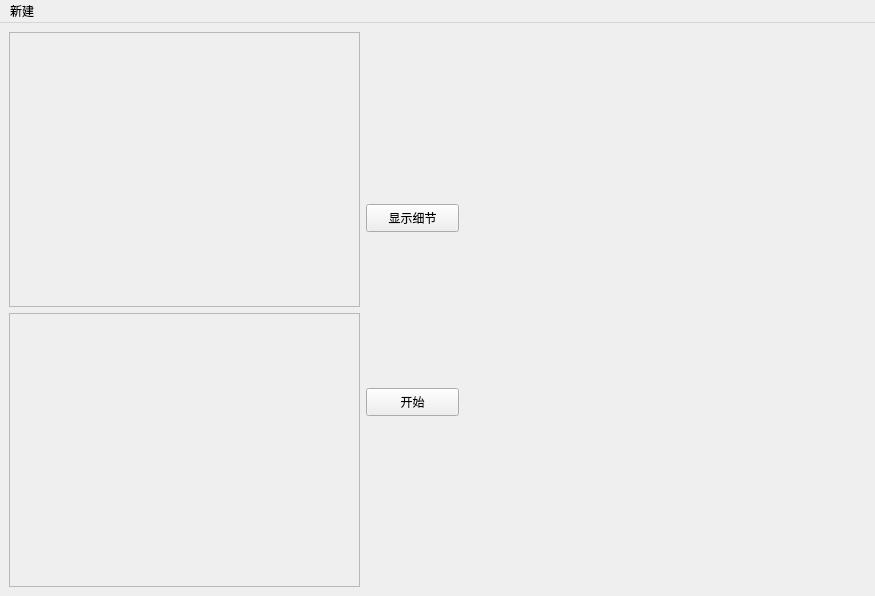
<?xml version="1.0" encoding="UTF-8"?>
<ui version="4.0">
 <class>MainWindow</class>
 <widget class="QMainWindow" name="MainWindow">
  <property name="geometry">
   <rect>
    <x>0</x>
    <y>0</y>
    <width>875</width>
    <height>596</height>
   </rect>
  </property>
  <property name="windowTitle">
   <string>MainWindow</string>
  </property>
  <widget class="QWidget" name="centralwidget">
   <layout class="QHBoxLayout" name="horizontalLayout">
    <item>
     <layout class="QVBoxLayout" name="verticalLayout">
      <item>
       <widget class="graphicDisplay" name="frame">
        <property name="sizePolicy">
         <sizepolicy hsizetype="Minimum" vsizetype="Minimum">
          <horstretch>0</horstretch>
          <verstretch>0</verstretch>
         </sizepolicy>
        </property>
        <property name="minimumSize">
         <size>
          <width>351</width>
          <height>270</height>
         </size>
        </property>
        <property name="frameShape">
         <enum>QFrame::Shape::StyledPanel</enum>
        </property>
        <property name="frameShadow">
         <enum>QFrame::Shadow::Raised</enum>
        </property>
       </widget>
      </item>
      <item>
       <widget class="graphicDisplay" name="frame_2">
        <property name="sizePolicy">
         <sizepolicy hsizetype="Minimum" vsizetype="Minimum">
          <horstretch>0</horstretch>
          <verstretch>0</verstretch>
         </sizepolicy>
        </property>
        <property name="minimumSize">
         <size>
          <width>351</width>
          <height>270</height>
         </size>
        </property>
        <property name="frameShape">
         <enum>QFrame::Shape::StyledPanel</enum>
        </property>
        <property name="frameShadow">
         <enum>QFrame::Shadow::Raised</enum>
        </property>
       </widget>
      </item>
     </layout>
    </item>
    <item>
     <layout class="QVBoxLayout" name="verticalLayout_3">
      <item>
       <spacer name="verticalSpacer_3">
        <property name="orientation">
         <enum>Qt::Orientation::Vertical</enum>
        </property>
        <property name="sizeHint" stdset="0">
         <size>
          <width>20</width>
          <height>40</height>
         </size>
        </property>
       </spacer>
      </item>
      <item>
       <widget class="QPushButton" name="pushButtonDetail">
        <property name="sizePolicy">
         <sizepolicy hsizetype="Minimum" vsizetype="Minimum">
          <horstretch>0</horstretch>
          <verstretch>0</verstretch>
         </sizepolicy>
        </property>
        <property name="minimumSize">
         <size>
          <width>93</width>
          <height>28</height>
         </size>
        </property>
        <property name="text">
         <string>显示细节</string>
        </property>
       </widget>
      </item>
      <item>
       <spacer name="verticalSpacer">
        <property name="orientation">
         <enum>Qt::Orientation::Vertical</enum>
        </property>
        <property name="sizeType">
         <enum>QSizePolicy::Policy::Fixed</enum>
        </property>
        <property name="sizeHint" stdset="0">
         <size>
          <width>20</width>
          <height>150</height>
         </size>
        </property>
       </spacer>
      </item>
      <item>
       <widget class="QPushButton" name="pushButtonStart">
        <property name="sizePolicy">
         <sizepolicy hsizetype="Minimum" vsizetype="Minimum">
          <horstretch>0</horstretch>
          <verstretch>0</verstretch>
         </sizepolicy>
        </property>
        <property name="minimumSize">
         <size>
          <width>93</width>
          <height>28</height>
         </size>
        </property>
        <property name="text">
         <string>开始</string>
        </property>
       </widget>
      </item>
      <item>
       <spacer name="verticalSpacer_2">
        <property name="orientation">
         <enum>Qt::Orientation::Vertical</enum>
        </property>
        <property name="sizeHint" stdset="0">
         <size>
          <width>20</width>
          <height>40</height>
         </size>
        </property>
       </spacer>
      </item>
     </layout>
    </item>
    <item>
     <layout class="QVBoxLayout" name="verticalLayout_2">
      <item>
       <widget class="QLabel" name="resultImage">
        <property name="sizePolicy">
         <sizepolicy hsizetype="Expanding" vsizetype="Expanding">
          <horstretch>0</horstretch>
          <verstretch>0</verstretch>
         </sizepolicy>
        </property>
        <property name="minimumSize">
         <size>
          <width>389</width>
          <height>200</height>
         </size>
        </property>
        <property name="text">
         <string/>
        </property>
        <property name="scaledContents">
         <bool>true</bool>
        </property>
        <property name="alignment">
         <set>Qt::AlignmentFlag::AlignCenter</set>
        </property>
       </widget>
      </item>
      <item>
       <widget class="dialog" name="widget" native="true">
        <property name="sizePolicy">
         <sizepolicy hsizetype="Minimum" vsizetype="Minimum">
          <horstretch>33</horstretch>
          <verstretch>0</verstretch>
         </sizepolicy>
        </property>
       </widget>
      </item>
     </layout>
    </item>
   </layout>
  </widget>
  <widget class="QMenuBar" name="menubar">
   <property name="geometry">
    <rect>
     <x>0</x>
     <y>0</y>
     <width>875</width>
     <height>25</height>
    </rect>
   </property>
   <widget class="QMenu" name="menu">
    <property name="title">
     <string>新建</string>
    </property>
    <widget class="QMenu" name="menuNew">
     <property name="title">
      <string>任务</string>
     </property>
     <property name="icon">
      <iconset resource="res.qrc">
       <normaloff>:/res/icon/add.png</normaloff>:/res/icon/add.png</iconset>
     </property>
     <addaction name="actionSingleTask"/>
     <addaction name="action_muti_task"/>
    </widget>
    <addaction name="menuNew"/>
    <addaction name="separator"/>
   </widget>
   <addaction name="menu"/>
  </widget>
  <action name="actionSingleTask">
   <property name="text">
    <string>一个任务(Ctrl+N)</string>
   </property>
   <property name="visible">
    <bool>true</bool>
   </property>
   <property name="iconVisibleInMenu">
    <bool>false</bool>
   </property>
  </action>
  <action name="action_muti_task">
   <property name="text">
    <string>一组任务(Ctrl+M)</string>
   </property>
   <property name="iconText">
    <string>一组任务(Ctrl+M)</string>
   </property>
   <property name="iconVisibleInMenu">
    <bool>false</bool>
   </property>
  </action>
 </widget>
 <customwidgets>
  <customwidget>
   <class>dialog</class>
   <extends>QWidget</extends>
   <header location="global">D:\my-land-cover-classfication\land-cover-classfication\dialog.h</header>
   <container>1</container>
  </customwidget>
  <customwidget>
   <class>graphicDisplay</class>
   <extends>QFrame</extends>
   <header location="global">D:\my-land-cover-classfication\land-cover-classfication\graphicdisplay.h</header>
   <container>1</container>
  </customwidget>
 </customwidgets>
 <resources>
  <include location="res.qrc"/>
 </resources>
 <connections/>
</ui>
